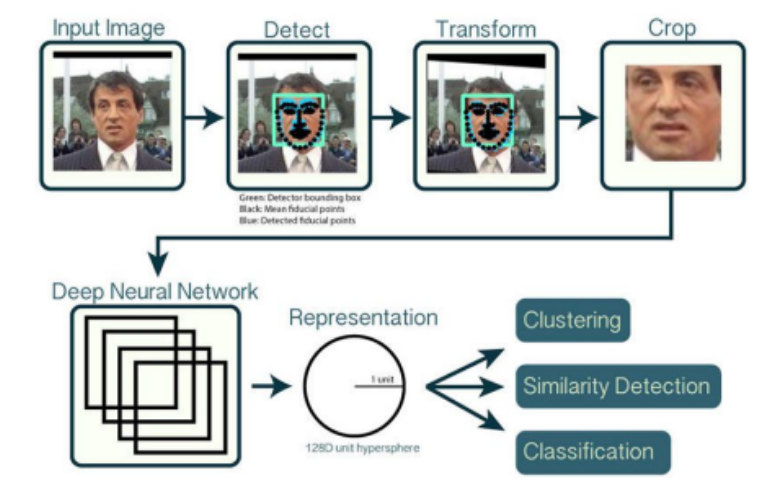
#> input picture DataSecurityFaceRecog_images/image1.png, 775 x 491 px, given as the content of the folder ./dataset, which was not available
$ python -i training_model.py   (imports and definitions only)
#> lines starting #> are read from the running program, lines starting #| are printed output that depends on the picture
import cv2
import os
import numpy as np
from PIL import Image


def assure_path_exists(path):
    dir = os.path.dirname(path)
    if not os.path.exists(dir):
        os.makedirs(dir)


#recognizer = cv2.face.LBPHFaceRecognizer_create()
#recognizer = cv2.face.createLBPHFaceRecognizer()
recognizer = cv2.face.LBPHFaceRecognizer_create()

detector = cv2.CascadeClassifier(
    "./haarcascade_frontalface_default.xml")


def getImagesAndLabels(path):

#> called with path = './dataset'
    imagePaths = [os.path.join(path, f) for f in os.listdir(path)]

    faceSamples = []

    ids = []

    for imagePath in imagePaths:

        PIL_img = Image.open(imagePath).convert('L')
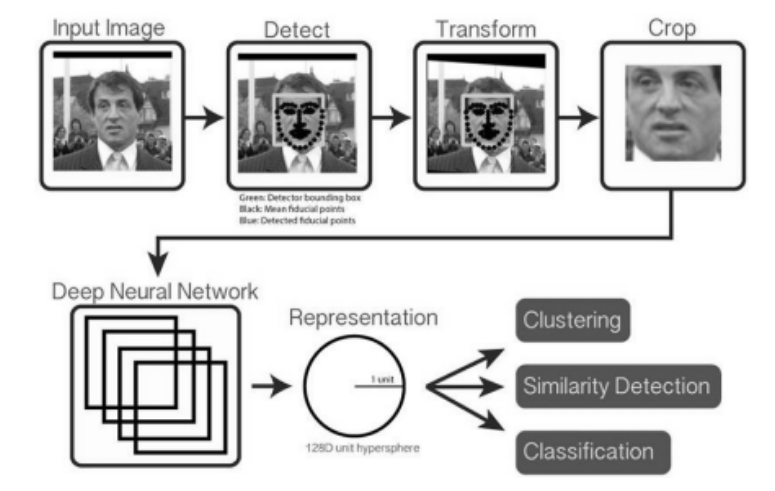
#> PIL_img: PIL image 775x491 L; min 0, max 255, mean 211.9

        img_numpy = np.array(PIL_img, 'uint8')

        id = int(os.path.split(imagePath)[-1].split(".")[1])

        faces = detector.detectMultiScale(img_numpy)

        for (x, y, w, h) in faces:

            faceSamples.append(img_numpy[y:y+h, x:x+w])

            ids.append(id)

    return faceSamples, ids


# [2 lines that did not run here, left out]

# [6 lines not run here, left out]

>>> result = getImagesAndLabels('DataSecurityFaceRecog_images/image1.png')
#> (the run stopped early here; a loop or call above may not have finished)

$ run again, on DataSecurityFaceRecog_images/image2.png
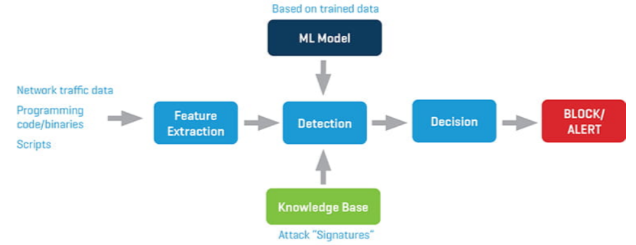
#> input picture DataSecurityFaceRecog_images/image2.png, 636 x 245 px, given as the content of the folder ./dataset, which was not available
#> in getImagesAndLabels, `PIL_img = Image.open(imagePath).convert('L')`:
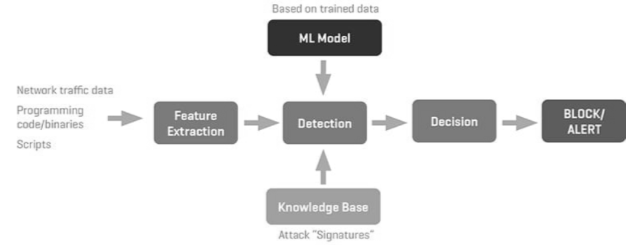
#> PIL_img: PIL image 636x245 L; min 27, max 255, mean 233.4

$ run again, on DataSecurityFaceRecog_images/image3.png
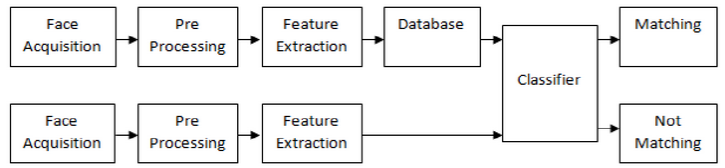
#> input picture DataSecurityFaceRecog_images/image3.png, 725 x 168 px, given as the content of the folder ./dataset, which was not available
#> in getImagesAndLabels, `PIL_img = Image.open(imagePath).convert('L')`:
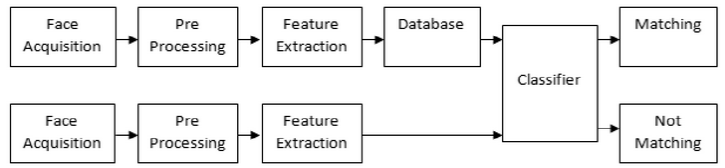
#> PIL_img: PIL image 725x168 L; min 0, max 255, mean 238.1
